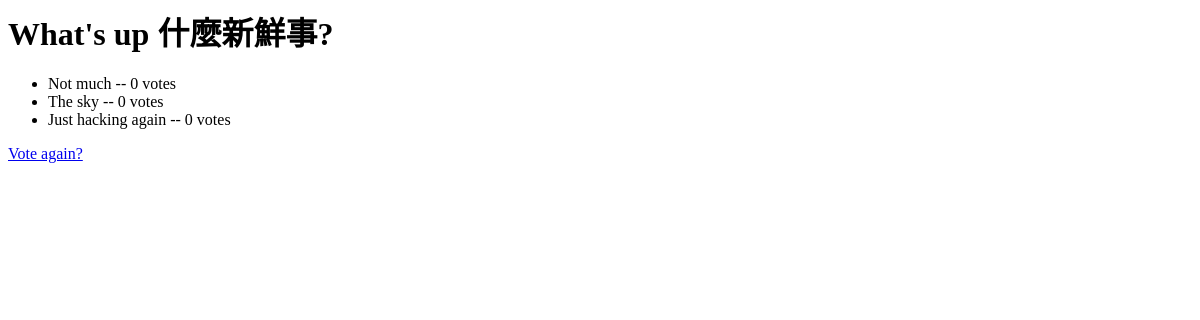
/polls/1/results/, run on an earlier commit of the app's database.
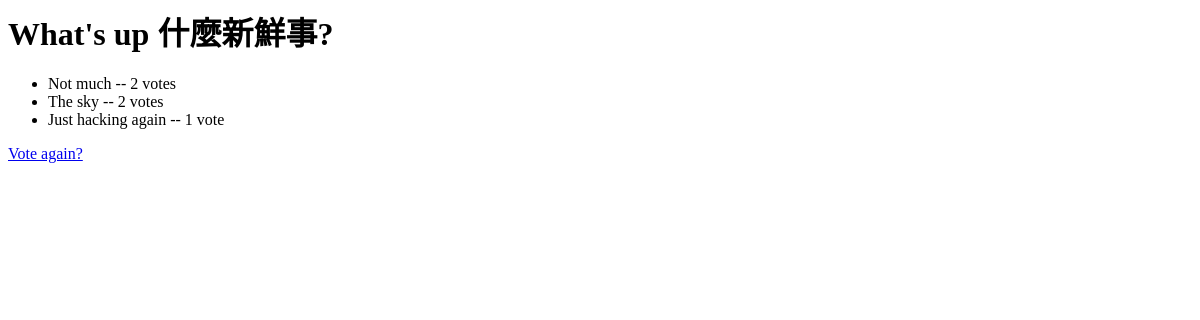
And on a later commit of the database.
### polls/models.py (models this page shows, shortened)
@python_2_unicode_compatible  # only if you need to support Python 2
class Choice(models.Model):
    question = models.ForeignKey(Question, on_delete=models.CASCADE)
    choice_text = models.CharField(max_length=200)
    votes = models.IntegerField(default=0)

### polls/views.py (the view)
# urls.py: url(r'^(?P<question_id>[0-9]+)/results/$', views.results, name='results'),
def results(request, question_id):
    question = get_object_or_404(Question, pk=question_id)
    return render(request, 'polls/results.html', {'question': question})

### polls/templates/polls/results.html
<h1>{{ question.question_text }}</h1>
<ul>
{% for choice in question.choice_set.all %}
    <li>{{ choice.choice_text }} -- {{ choice.votes }} vote{{ choice.votes|pluralize }}</li>
{% endfor %}
</ul>
<a href="{% url 'polls:detail' question.id %}">Vote again?</a>

What changed in the data, as far as the page shows it:
changed Choice "Not much": votes "0" → "2"
changed Choice "The sky": votes "0" → "2"
changed Choice "Just hacking again": votes "0" → "1"
